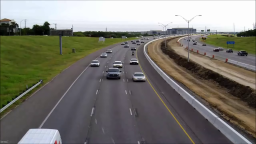
#> input picture Moving Object Detection Data/0.png, 256 x 144 px
$ python -i app.py   (imports and definitions only)
#> lines starting #> are read from the running program, lines starting #| are printed output that depends on the picture
#> further down, picture is the input picture: shape (144, 256, 3); mean B, G, R 111.4, 118.8, 120.6
#!/usr/bin/env python3
# -*- coding: utf-8 -*-
"""
Created on Tue Oct 20 16:07:30 2020

@author: manoj
"""


import cv2
import streamlit as st
import numpy as np
from io import BytesIO
from PIL import Image
import base64
# Our sketch generating function
def sketch(image):
    # Convert image to grayscale
    img_gray = cv2.cvtColor(image, cv2.COLOR_BGR2GRAY)
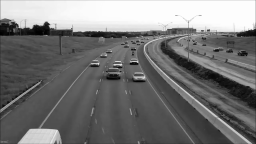
#> img_gray: shape (144, 256); min 1, max 254, mean 118.5

    # Clean up image using Guassian Blur
    img_gray_blur = cv2.GaussianBlur(img_gray, (5,5), 0)
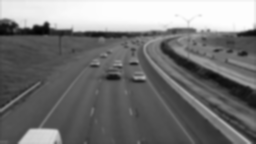
#> img_gray_blur: shape (144, 256); min 2, max 253, mean 118.6

    # Extract edges
    canny_edges = cv2.Canny(img_gray_blur, 10, 20)
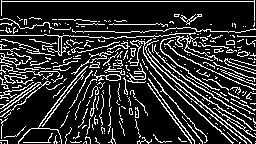
#> canny_edges: shape (144, 256); 18.7% white in thin lines or dots

    # Do an invert binarize the image
    #ret, mask = cv2.threshold(canny_edges, 70, 255, cv2.THRESH_BINARY_INV)
    return canny_edges
# [8 lines not run here, left out]

def get_image_download_link(img):
	"""Generates a link allowing the PIL image to be downloaded
	in:  PIL image
	out: href string
	"""
	buffered = BytesIO()
	img.save(buffered, format="JPEG")
	img_str = base64.b64encode(buffered.getvalue()).decode()
	href = f'<a href="data:file/jpg;base64,{img_str}">Download result</a>'
	return href

# [10 lines not run here, left out]

>>> import cv2
>>> picture = cv2.imread('../Moving Object Detection Data/0.png')
>>> result = sketch(picture)

$ run again, on Moving Object Detection Data/102.png
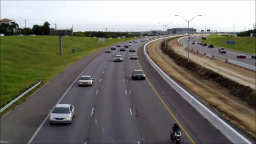
#> input picture Moving Object Detection Data/102.png, 256 x 144 px
#> picture is the input picture: shape (144, 256, 3); mean B, G, R 109, 116.7, 118.5
#> in sketch, `img_gray_blur = cv2.GaussianBlur(img_gray, (5,5), 0)`:
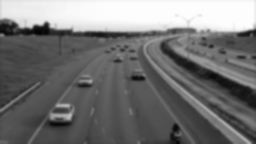
#> img_gray_blur: shape (144, 256); min 2, max 254, mean 116.5
#> in sketch, `canny_edges = cv2.Canny(img_gray_blur, 10, 20)`:
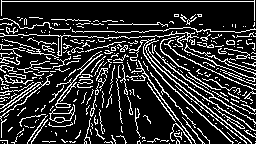
#> canny_edges: shape (144, 256); 19% white in thin lines or dots
